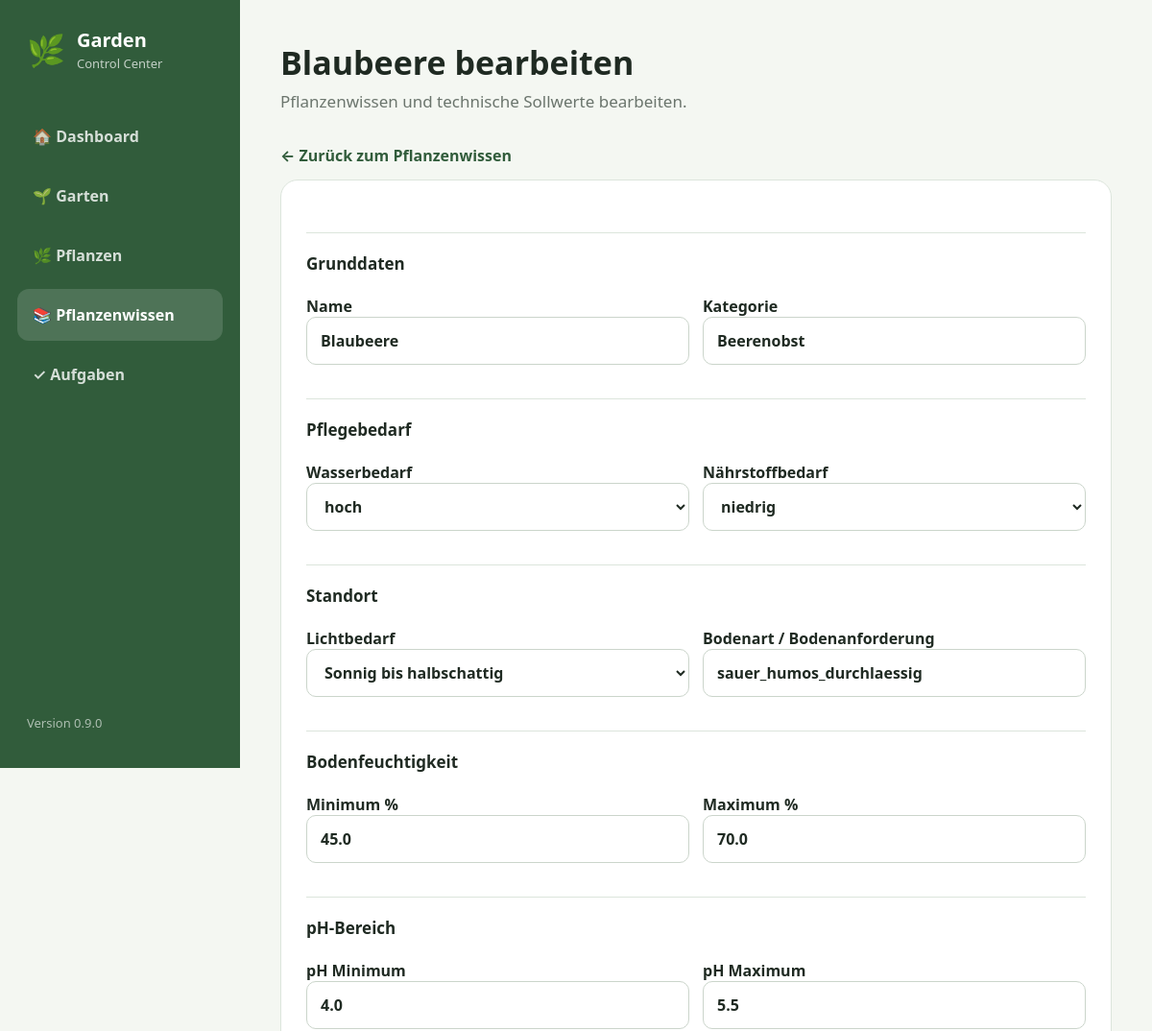
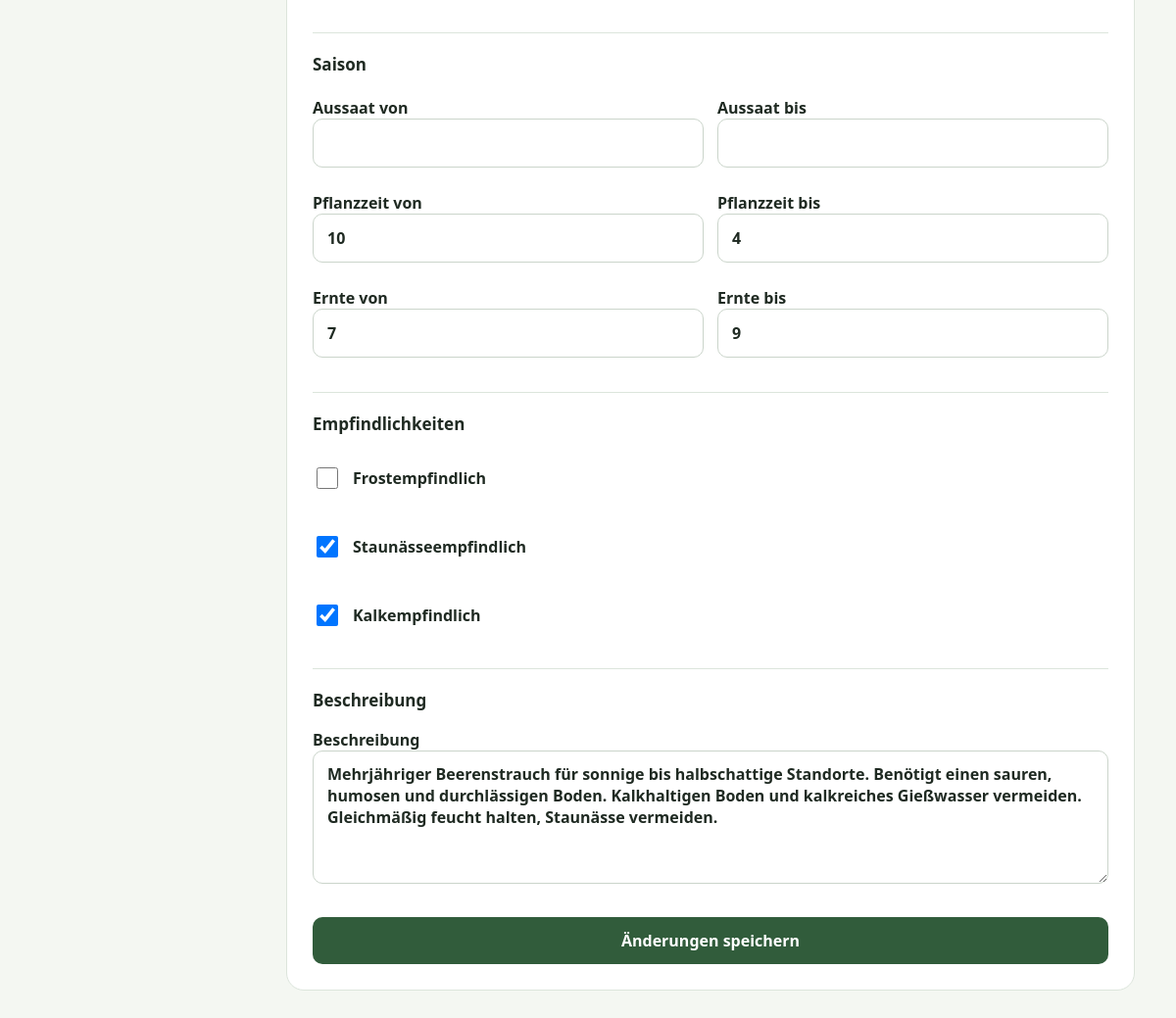
/plant-library/4/edit, run on the app's committed database (2 pictures, top to bottom).
### app/models/plant_species.py (models this page shows)
class PlantSpecies(Base):
    __tablename__ = "plant_species"
    id: Mapped[int] = mapped_column(
        Integer,
        primary_key=True,
        index=True,
    )
    name: Mapped[str] = mapped_column(
        String(100),
        nullable=False,
        unique=True,
    )
    category: Mapped[str] = mapped_column(
        String(50),
        nullable=False,
    )
    sowing_start: Mapped[int | None] = mapped_column(
        Integer,
        nullable=True,
    )
    sowing_end: Mapped[int | None] = mapped_column(
        Integer,
        nullable=True,
    )
    planting_start: Mapped[int | None] = mapped_column(
        Integer,
        nullable=True,
    )
    planting_end: Mapped[int | None] = mapped_column(
        Integer,
        nullable=True,
    )
    harvest_start: Mapped[int | None] = mapped_column(
        Integer,
        nullable=True,
    )
    harvest_end: Mapped[int | None] = mapped_column(
        Integer,
        nullable=True,
    )
    water_need: Mapped[str] = mapped_column(
        String(20),
        default="mittel",
        nullable=False,
    )
    nutrient_need: Mapped[str] = mapped_column(
        String(20),
        default="mittel",
        nullable=False,
    )
    light_requirement: Mapped[str | None] = mapped_column(
        String(30),
        nullable=True,
    )
    soil_type: Mapped[str | None] = mapped_column(
        String(100),
        nullable=True,
    )
    soil_moisture_min: Mapped[float | None] = mapped_column(
        Float,
        nullable=True,
    )
    soil_moisture_max: Mapped[float | None] = mapped_column(
        Float,
        nullable=True,
    )
    soil_ph_min: Mapped[float | None] = mapped_column(
        Float,
        nullable=True,
    )
    soil_ph_max: Mapped[float | None] = mapped_column(
        Float,
        nullable=True,
    )
    frost_sensitive: Mapped[bool] = mapped_column(
        Boolean,
        default=False,
        nullable=False,
    )
    waterlogging_sensitive: Mapped[bool] = mapped_column(
        Boolean,
        default=False,
        nullable=False,
    )
    lime_sensitive: Mapped[bool] = mapped_column(
        Boolean,
        default=False,
        nullable=False,
    )
    description: Mapped[str | None] = mapped_column(
        Text,
        nullable=True,
    )
    created_at: Mapped[datetime] = mapped_column(
        DateTime,
        default=datetime.now,
    )
    plants: Mapped[list["Plant"]] = relationship(
        back_populates="species",
    )
    care_rules: Mapped[list["CareRule"]] = relationship(
        back_populates="species",
    )

### app/routers/plant_library.py (the view)
@router.get(
    "/plant-library/{species_id}/edit",
    response_class=HTMLResponse,
)
async def edit_plant_species_page(
    species_id: int,
    request: Request,
    db: Session = Depends(get_db),
):
    species = db.get(PlantSpecies, species_id)
    if species is None:
        return RedirectResponse(
            "/plant-library",
            status_code=303,
        )
    return templates.TemplateResponse(
        request=request,
        name="edit_plant_species.html",
        context={
            "page": "edit_plant_species",
            "app_name": APP_NAME,
            "version": APP_VERSION,
            "species": species,
        },
    )

### app/templates/edit_plant_species.html (shortened to what this page needs)
{% extends "base.html" %}
{% block content %}
<header class="page-header">
            <div>
                <h1>{{ species.name }} bearbeiten</h1>
                <p>
                    Pflanzenwissen und technische Sollwerte bearbeiten.
                </p>
            </div>
        </header>
        <a href="/plant-library" class="back-link">
            ← Zurück zum Pflanzenwissen
        </a>
        <form
            method="post"
            action="/plant-library/{{ species.id }}/edit"
            class="form-card"
        >
            <h2 class="form-section-title">
                Grunddaten
            </h2>
            <div class="form-row">
                <label>
                    Name
                    <input
                        type="text"
                        name="name"
                        value="{{ species.name }}"
                        required
                    >
                </label>
                <label>
                    Kategorie
                    <input
                        type="text"
                        name="category"
                        value="{{ species.category }}"
                        required
                    >
                </label>
            </div>
            <h2 class="form-section-title">
                Pflegebedarf
            </h2>
            <div class="form-row">
                <label>
                    Wasserbedarf
                    <select name="water_need">
                        <option value="hoch"
                            {% if species.water_need == "hoch" %}selected{% endif %}>
                            hoch
                        </option>
                    </select>
                </label>
                <label>
                    Nährstoffbedarf
                    <select name="nutrient_need">
                        <option value="niedrig"
                            {% if species.nutrient_need == "niedrig" %}selected{% endif %}>
                            niedrig
                        </option>
                    </select>
                </label>
            </div>
            <h2 class="form-section-title">
                Standort
            </h2>
            <div class="form-row">
                <label>
                    Lichtbedarf
                    <select name="light_requirement">
                        <option value="sonnig_halbschattig"
                            {% if species.light_requirement == "sonnig_halbschattig" %}selected{% endif %}>
                            Sonnig bis halbschattig
                        </option>
                    </select>
                </label>
                <label>
                    Bodenart / Bodenanforderung
                    <input
                        type="text"
                        name="soil_type"
                        value="{{ species.soil_type or '' }}"
                        placeholder="z. B. sauer, humos, durchlässig"
                    >
                </label>
            </div>
            <h2 class="form-section-title">
                Bodenfeuchtigkeit
            </h2>
            <div class="form-row">
                <label>
                    Minimum %
                    <input
                        type="number"
                        name="soil_moisture_min"
                        min="0"
                        max="100"
                        step="0.1"
                        value="{{ species.soil_moisture_min if species.soil_moisture_min is not none else '' }}"
                    >
                </label>
                <label>
                    Maximum %
                    <input
                        type="number"
                        name="soil_moisture_max"
                        min="0"
                        max="100"
                        step="0.1"
                        value="{{ species.soil_moisture_max if species.soil_moisture_max is not none else '' }}"
                    >
                </label>
            </div>
            <h2 class="form-section-title">
                pH-Bereich
            </h2>
            <div class="form-row">
                <label>
                    pH Minimum
                    <input
                        type="number"
                        name="soil_ph_min"
                        min="0"
                        max="14"
                        step="0.1"
                        value="{{ species.soil_ph_min if species.soil_ph_min is not none else '' }}"
                    >
                </label>
                <label>
                    pH Maximum
                    <input
                        type="number"
                        name="soil_ph_max"
                        min="0"
                        max="14"
                        step="0.1"
                        value="{{ species.soil_ph_max if species.soil_ph_max is not none else '' }}"
                    >
                </label>
            </div>
            <h2 class="form-section-title">
                Saison
            </h2>
            <div class="form-row">
                <label>
                    Aussaat von
                    <input
                        type="number"
                        name="sowing_start"
                        min="1"
                        max="12"
                        value="{{ species.sowing_start or '' }}"
                    >
                </label>
                <label>
                    Aussaat bis
                    <input
                        type="number"
                        name="sowing_end"
                        min="1"
                        max="12"
                        value="{{ species.sowing_end or '' }}"
                    >
                </label>
            </div>
            <div class="form-row">
                <label>
                    Pflanzzeit von
                    <input
                        type="number"
                        name="planting_start"
                        min="1"
                        max="12"
                        value="{{ species.planting_start or '' }}"
                    >
                </label>
                <label>
                    Pflanzzeit bis
                    <input
                        type="number"
                        name="planting_end"
                        min="1"
                        max="12"
                        value="{{ species.planting_end or '' }}"
                    >
                </label>
            </div>
            <div class="form-row">
                <label>
                    Ernte von
                    <input
                        type="number"
                        name="harvest_start"
                        min="1"
                        max="12"
                        value="{{ species.harvest_start or '' }}"
                    >
                </label>
                <label>
                    Ernte bis
                    <input
                        type="number"
                        name="harvest_end"
                        min="1"
                        max="12"
                        value="{{ species.harvest_end or '' }}"
                    >
                </label>
            </div>
            <h2 class="form-section-title">
                Empfindlichkeiten
            </h2>
            <label class="checkbox-label">
                <input
                    type="checkbox"
                    name="frost_sensitive"
                >
                Frostempfindlich
            </label>
            <label class="checkbox-label">
                <input
                    type="checkbox"
                    name="waterlogging_sensitive"
                    {% if species.waterlogging_sensitive %}checked{% endif %}
                >
                Staunässeempfindlich
            </label>
            <label class="checkbox-label">
                <input
                    type="checkbox"
                    name="lime_sensitive"
                    {% if species.lime_sensitive %}checked{% endif %}
                >
                Kalkempfindlich
            </label>
            <h2 class="form-section-title">
                Beschreibung
            </h2>
            <label>
                Beschreibung
                <textarea
                    name="description"
                    rows="5"
                >{{ species.description or '' }}</textarea>
            </label>
            <button
                type="submit"
                class="primary-button"
            >
                Änderungen speichern
            </button>
        </form>
{% endblock %}

### app/static/css/style.css (style rules this page uses)
:root { --background: #f4f7f2; --surface: #ffffff; --primary: #315c3b; --primary-dark: #24482d; --primary-light: #e8f1e9; --text: #1f2a22; --muted: #6b756d; --border: #dce5dc; --danger: #a83a3a; --danger-background: #faeeee; --radius: 18px; }
* { box-sizing: border-box; }
html, body { margin: 0; min-height: 100%; }
body { font-family: system-ui, -apple-system, BlinkMacSystemFont, "Segoe UI", sans-serif; background: var(--background); color: var(--text); }
a { color: inherit; text-decoration: none; }
button, input, select, textarea { font: inherit; }
.page-header { margin-bottom: 34px; }
.page-header h1 { margin: 0 0 6px; font-size: 34px; }
.page-header p { margin: 0; color: var(--muted); font-size: 17px; }
h2 { margin-top: 0; }
.form-card { padding: 26px; background: var(--surface); border: 1px solid var(--border); border-radius: var(--radius); }
form label { display: block; margin: 18px 0 7px; font-weight: 650; }
input, select, textarea { width: 100%; min-height: 50px; padding: 12px 14px; border: 1px solid #cbd5cb; border-radius: 10px; background: white; color: var(--text); outline: none; }
textarea { resize: vertical; }
button { min-height: 48px; padding: 11px 18px; border: 0; border-radius: 10px; cursor: pointer; font-weight: 650; }
.primary-button { width: 100%; margin-top: 22px; background: var(--primary); color: white; }
.form-row { display: grid; grid-template-columns: repeat(2, minmax(0, 1fr)); gap: 14px; }
.form-section-title { margin: 28px 0 4px; padding-top: 20px; border-top: 1px solid var(--border); font-size: 17px; }
.checkbox-label { min-height: 52px; display: flex; align-items: center; gap: 12px; }
.checkbox-label input { width: 22px; height: 22px; min-height: auto; }
.back-link { display: inline-block; margin-bottom: 14px; color: var(--primary); font-weight: 650; }

### data on the page
PlantSpecies: name "Blaubeere", category "Beerenobst", water_need "hoch", nutrient_need "niedrig", light_requirement "Sonnig bis halbschattig", soil_type "sauer_humos_durchlaessig", soil_moisture_min "45.0", soil_moisture_max "70.0", soil_ph_min "4.0", soil_ph_max "5.5", planting_start "10", planting_end "4", harvest_start "7", harvest_end "9", waterlogging_sensitive "☑", lime_sensitive "☑", description "Mehrjähriger Beerenstrauch für sonnige bis halbschattige Standorte. Benötigt einen sauren, humosen und durchlässigen Boden. Kalkhaltigen Boden und kalkreiches Gießwasser vermeiden. Gleichmäßig feucht halten, Staunässe vermeiden."

### other printed values
{{ version }} "0.9.0"
